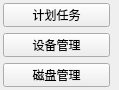
             <widget class="QWidget" name="scrollAreaWidgetContents_6">
              <property name="geometry">
               <rect>
                <x>0</x>
                <y>0</y>
                <width>119</width>
                <height>90</height>
               </rect>
              </property>
              <layout class="QFormLayout" name="formLayout_5">
               <property name="leftMargin">
                <number>3</number>
               </property>
               <property name="topMargin">
                <number>3</number>
               </property>
               <property name="rightMargin">
                <number>3</number>
               </property>
               <property name="bottomMargin">
                <number>3</number>
               </property>
               <item row="0" column="0">
                <widget class="QPushButton" name="tasksBtn">
                 <property name="minimumSize">
                  <size>
                   <width>107</width>
                   <height>23</height>
                  </size>
                 </property>
                 <property name="text">
                  <string>计划任务</string>
                 </property>
                 <property name="icon">
                  <iconset resource="maintools.qrc">
                   <normaloff>:/maintools/tasksch.ico</normaloff>:/maintools/tasksch.ico</iconset>
                 </property>
                </widget>
               </item>
               <item row="1" column="0">
                <widget class="QPushButton" name="devmgrBtn">
                 <property name="minimumSize">
                  <size>
                   <width>107</width>
                   <height>23</height>
                  </size>
                 </property>
                 <property name="text">
                  <string>设备管理</string>
                 </property>
                 <property name="icon">
                  <iconset resource="maintools.qrc">
                   <normaloff>:/maintools/devmgr.ico</normaloff>:/maintools/devmgr.ico</iconset>
                 </property>
                </widget>
               </item>
               <item row="2" column="0">
                <widget class="QPushButton" name="diskmgrBtn">
                 <property name="minimumSize">
                  <size>
                   <width>107</width>
                   <height>23</height>
                  </size>
                 </property>
                 <property name="text">
                  <string>磁盘管理</string>
                 </property>
                 <property name="icon">
                  <iconset resource="maintools.qrc">
                   <normaloff>:/maintools/disks.ico</normaloff>:/maintools/disks.ico</iconset>
                 </property>
                </widget>
               </item>
              </layout>
             </widget>
